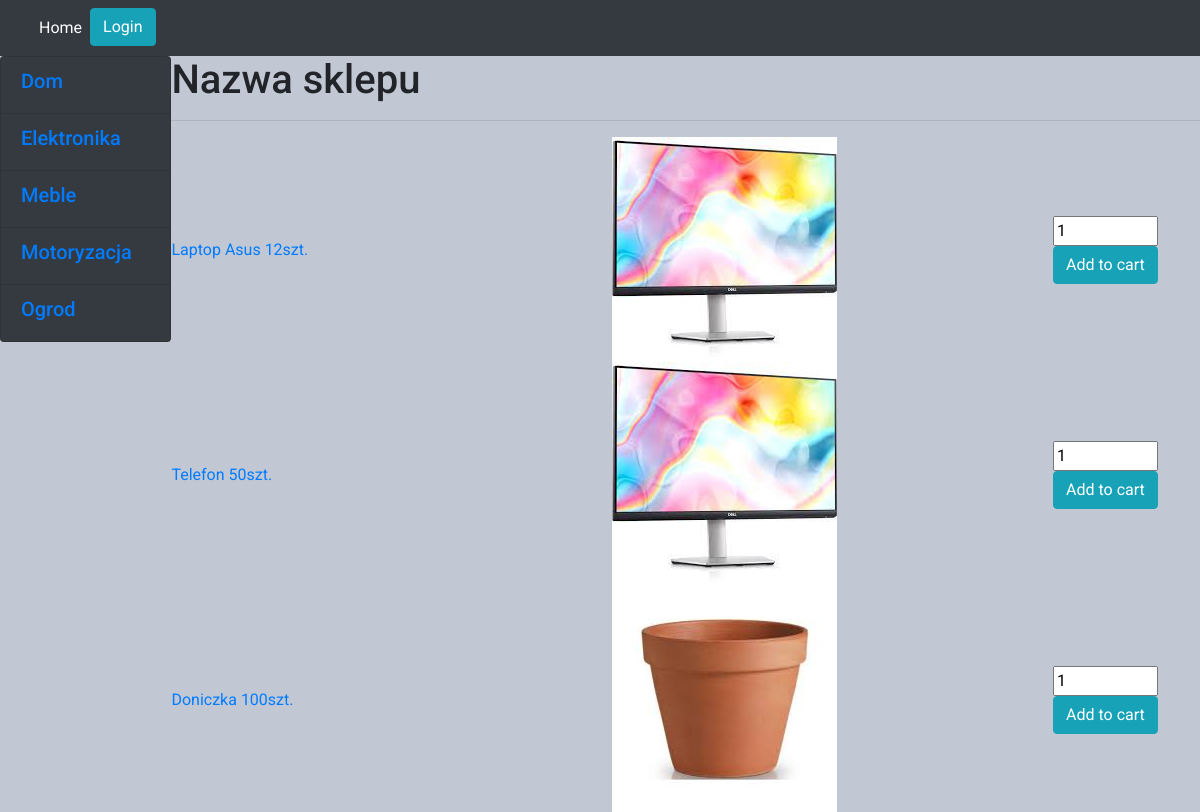
Before: / with the older database file.
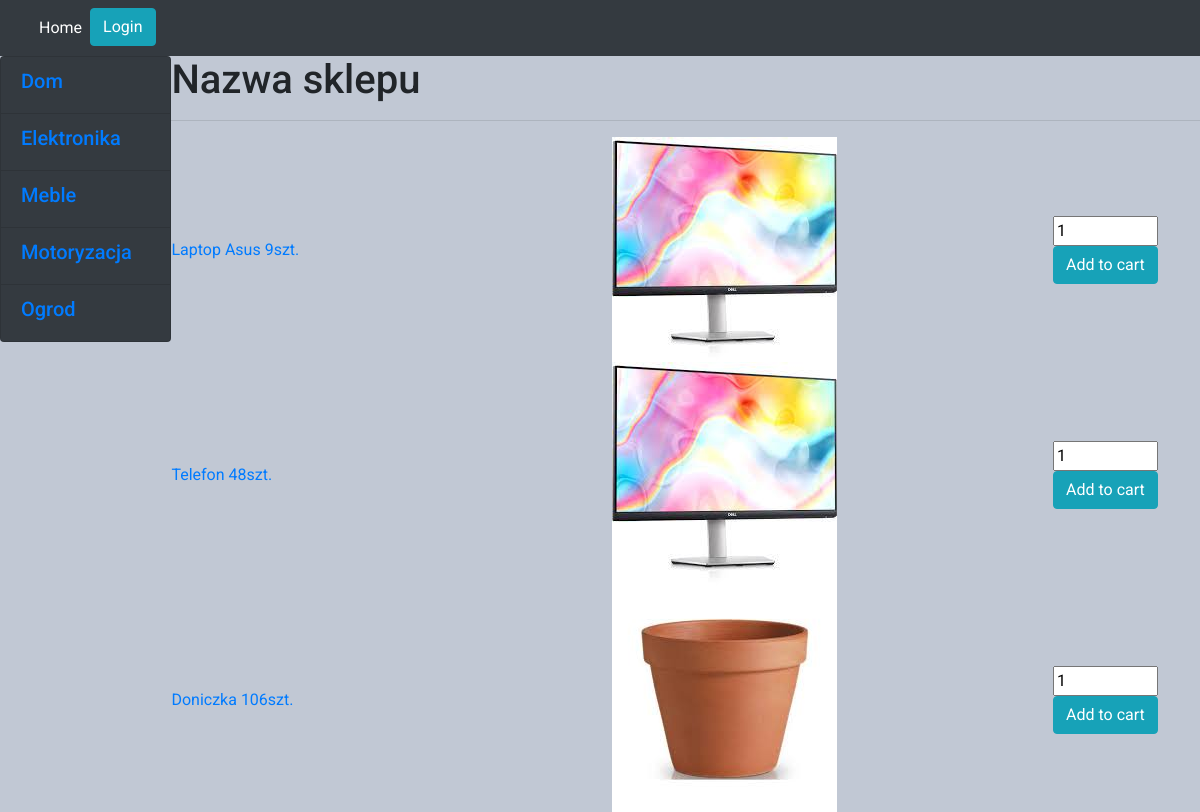
After: the same page with the newer database file.
### base/models.py (models this page shows, shortened)
class Category(models.Model):
    name = models.CharField(max_length=200)
    class Meta:
        ordering = ['name']

class Product(models.Model):
    name = models.CharField(max_length=200)
    description = models.TextField(max_length=200)
    category = models.ForeignKey(Category, on_delete=models.SET_NULL, null=True)
    price = models.FloatField()
    quantity = models.IntegerField()
    picture = models.ImageField(null=True, blank=True, default="index.jpeg")

### base/views.py (the view)
# urls.py: path('', views.HomePage.as_view(), name='home'),
class HomePage(ListView):
    template_name = 'base/home.html'
    context_object_name = 'categories'
    model = Category
    def get_context_data(self, *, object_list=None, **kwargs):
        context = super().get_context_data(object_list=object_list, **kwargs)
        context['products'] = Product.objects.all()
        return context

### base/templates/base/home.html (shortened to what this page needs)
{% extends 'main.html' %}
{% block content %}
<div class="main-container">
    <div>{% include 'base/cat_menu_component.html' %}</div>
    <div>
        <h1>Nazwa sklepu</h1>
        <hr>
        <div class="items-container">
            {% for prod in products %}
            <div class="d-flex align-items-center"><a href="{% url 'product_details' pk=prod.id %}">{{prod.name}}
                {{prod.quantity}}szt.</a></div>
            <div><img src="{{prod.picture.url}}"/></div>
            <div class="d-flex align-items-center">
                <form method="POST" action="{% url 'add_to_cart' prod.id %}">
                    <div class="buyer"><input type="number" value="1" id="quantity" name="quantity" min="1"
                                              max="{{ prod.quantity }}">
                        <input class="btn btn-info" type="submit" value="Add to cart"></div>
                </form>
            </div>
            {% endfor %}
        </div>
    </div>
</div>
{% endblock content %}

### templates/main.html (shortened to what this page needs)
<!DOCTYPE html>
{% load static %}
<html lang="en">
<head>
    <link rel="stylesheet" href="https://cdn.jsdelivr.net/npm/bootstrap@4.3.1/dist/css/bootstrap.min.css"
>
    <link rel="stylesheet" type="text/css" href="{% static 'styles/custom.css' %}">
</head>
<body onload="Toast();">
{% include 'navbar.html' %}
{% block content %}
{% endblock %}
</body>
</html>

### templates/navbar.html
<nav class="navbar navbar-expand-sm bg-dark navbar-dark">
    <div class="container-fluid">
        <ul class="navbar-nav">
            <li class="nav-item">
                <a class="nav-link active" href="{% url 'home' %}">Home</a>
            </li>
            {% if request.user.is_authenticated %}
            <li class="nav-item">
                <a class="nav-link" href="{% url 'cart' %}">My cart</a>
            </li>
            <li class="nav-item">
                <a href="{% url 'logout' %}" class="btn btn-danger" role="button">Logout</a>
            </li>
            {% else %}
            <li class="nav-item">
                <a href="{% url 'login' %}" class="btn btn-info" role="button">Login</a>
                {% endif %}
            </li>
        </ul>
    </div>
</nav>

### base/templates/base/cat_menu_component.html
<ul class="list-group">
{% for cat in categories %}
    <li class="list-group-item bg-dark"><a href="{% url 'products' pk=cat.id %}"><h5>{{cat.name}}</h5></a></li>
{% endfor %}
</ul>

### static/styles/custom.css (style rules this page uses)
.main-container { display: grid; grid-template-columns: 1fr 6fr; }
.items-container { display: grid; grid-template-columns: 3fr 3fr 1fr; }
.buyer { display: grid; grid-template-columns: 1fr; }
body { background: #c1c8d4; background: rgb(193, 200, 212); font-family: "Roboto", sans-serif; -webkit-font-smoothing: antialiased; -moz-osx-font-smoothing: grayscale; }

Changed rows visible on the page:
changed Product "Laptop Asus": quantity "12" → "9"
changed Product "Telefon": quantity "50" → "48"
changed Product "Doniczka": quantity "100" → "106"
